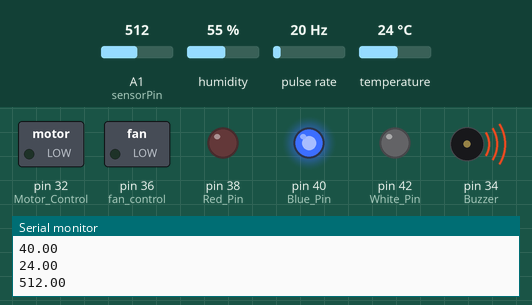
Bench run of a sketch on a simulated Arduino Mega 2560, built with avr-gcc and run on an emulated ATmega2560. On the bench: switched loads named in the sketch (green lamp = pin HIGH), output pins drawn as LEDs (lit = HIGH), buzzer (waves = sounding, pin HIGH), the last lines printed to the serial monitor. Wiring (inferred from the names in the program): pulse sensor: data pin 2. Dashed ring = blinking. The test bench sets the inputs (shaded band); at power-on: pulse rate 20 Hz, temperature 24 °C, A1 (sensorPin) = 512, humidity 55 %.

Above: at 1.2 s.
1.3 s: pulse rate (sensor on pin 2) set to 85 Hz
7.2 s: pulse rate (sensor on pin 2) set to 90 Hz
At 10.6 s:
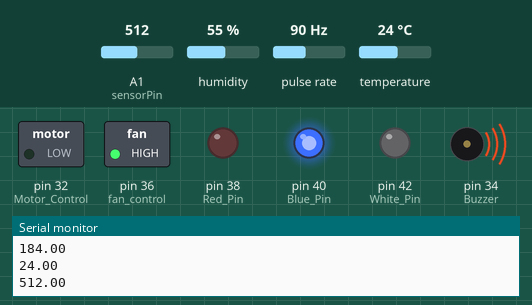
13.4 s: temperature set to 26 °C
16.9 s: temperature set to 29 °C
At 19.0 s:
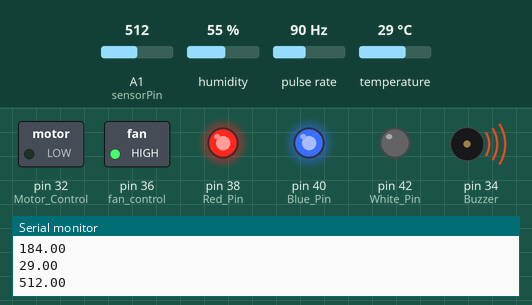
22.7 s: pulse rate (sensor on pin 2) set to 85 Hz
At 23.6 s:
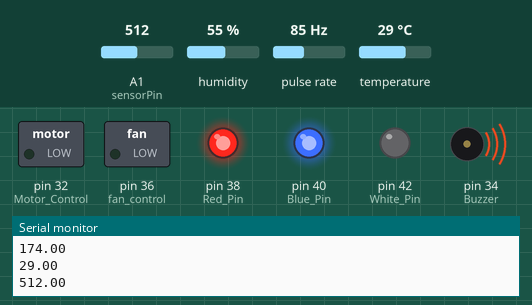
24.8 s: pulse rate (sensor on pin 2) set to 100 Hz
At 26.1 s:
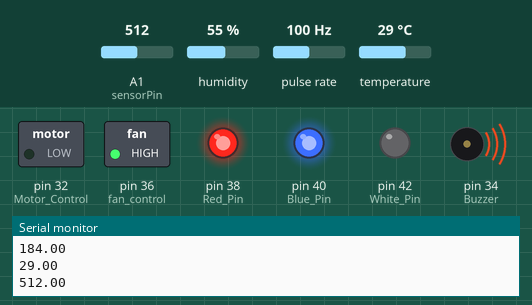
Timing chart, 0 to 27.8 s (numbered marks = the images above; inputs shaded):
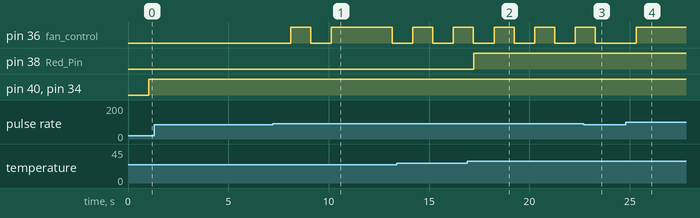

Measured:
- the behaviour switches between 87 and 88 Hz on pulse rate (sensor on pin 2) (found by bisection; images 0 and 1)
- the behaviour switches between 27 and 28 °C on temperature (found by bisection; images 1 and 2)
- the behaviour switches between 89 and 88 Hz on pulse rate (sensor on pin 2) (found by bisection; images 2 and 3)
- after the input at 7.2 s, pin 36 (fan_control): LOW → HIGH after 0.90 s, → LOW 1.0 s later, → HIGH 1.0 s later, → LOW 3.0 s later
- after the input at 16.9 s, pin 38 (Red_Pin): LOW → HIGH after 0.34 s
- after the input at 22.7 s, pin 36 (fan_control): goes on until 23.3 s, then stays LOW
- after the input at 24.8 s, pin 36 (fan_control): LOW → HIGH after 0.52 s

The sketch:

DataAquistion.ino
```cpp
//Fan Variables
double rpm = 0;
double halfrpm = 180;
int fan_control = 36;
//WORKING CODE
int Pulse_Input = 2;
int press_count = 0;

//Water Level Variables
const int sensorPin= A1; //sensor pin connected to analog pin A1
double liquid_level;

// Led pins
int Red_Pin = 38;
int Blue_Pin = 40;
int White_Pin = 42;

//Buzzer
int Buzzer = 34;

//Motor Control
int Motor_Control = 32;

// DHT initialization
#include "DHT.h"
#define DHTPIN 7     // Digital pin connected to the D HT sensor
#define DHTTYPE DHT11   // DHT 11

DHT dht(DHTPIN, DHTTYPE);

void setup() {
// put your setup code here, to run once:
  Serial.begin(9600);
pinMode(sensorPin, INPUT);//the liquid level sensor will be an input to the arduino
pinMode(Red_Pin, OUTPUT);
pinMode(Blue_Pin, OUTPUT);
pinMode(White_Pin, OUTPUT);
pinMode(fan_control, OUTPUT);
pinMode(Buzzer, OUTPUT);
pinMode(Motor_Control, OUTPUT);
//pinMode(Pulse_Input,INPUT);

//WORKING CODE
attachInterrupt(digitalPinToInterrupt(Pulse_Input),pulse_state,RISING);

dht.begin();

}

void loop() {

 // put your main code here, to run repeatedly:
  //fan controller
  //if (Serial.available() > 0) {
  //rpm =Serial.read();
  //Serial.println(rpm);
//  }
//  byte b2 =Serial.read();
//  rpm = b2 + b1*256;
 //Serial.println(rpm);
  delay(1000);
  //press_count =Serial.read();
  rpm=2*press_count;
  Serial.println(rpm);
  //WORKING CODE BELOW
  //rpm = 2*press_count;
  //Serial.println(rpm);
  press_count = 0;

  if (rpm > halfrpm) {
    digitalWrite(fan_control, HIGH);
  }
  else{
    digitalWrite(fan_control, LOW);
 }

  liquid_level= analogRead(sensorPin); //arduino reads the value from the liquid level sensor

  //float h = dht.readHumidity();
  // Read temperature as Celsius (the default)
  double t = dht.readTemperature();
  Serial.println(t);
  Serial.println(liquid_level);

  if (t > 27 || liquid_level > 200) {
    digitalWrite(White_Pin, LOW);
    digitalWrite(Buzzer, HIGH);
    digitalWrite(Motor_Control, LOW);
    if (t > 27) {
      digitalWrite(Red_Pin, HIGH);
      }
    if (liquid_level > 200) {
      digitalWrite(Blue_Pin, HIGH);
      }
  }
    if (t < 27 && liquid_level <200){
      digitalWrite(Red_Pin, LOW);
      digitalWrite(Blue_Pin, LOW);
      digitalWrite(Buzzer, LOW);
      digitalWrite(White_Pin, HIGH);
      digitalWrite(Motor_Control, HIGH);
     }


 }

 //WORKING CODE BELOW
  void pulse_state(){
 press_count=press_count+1;
}
```
